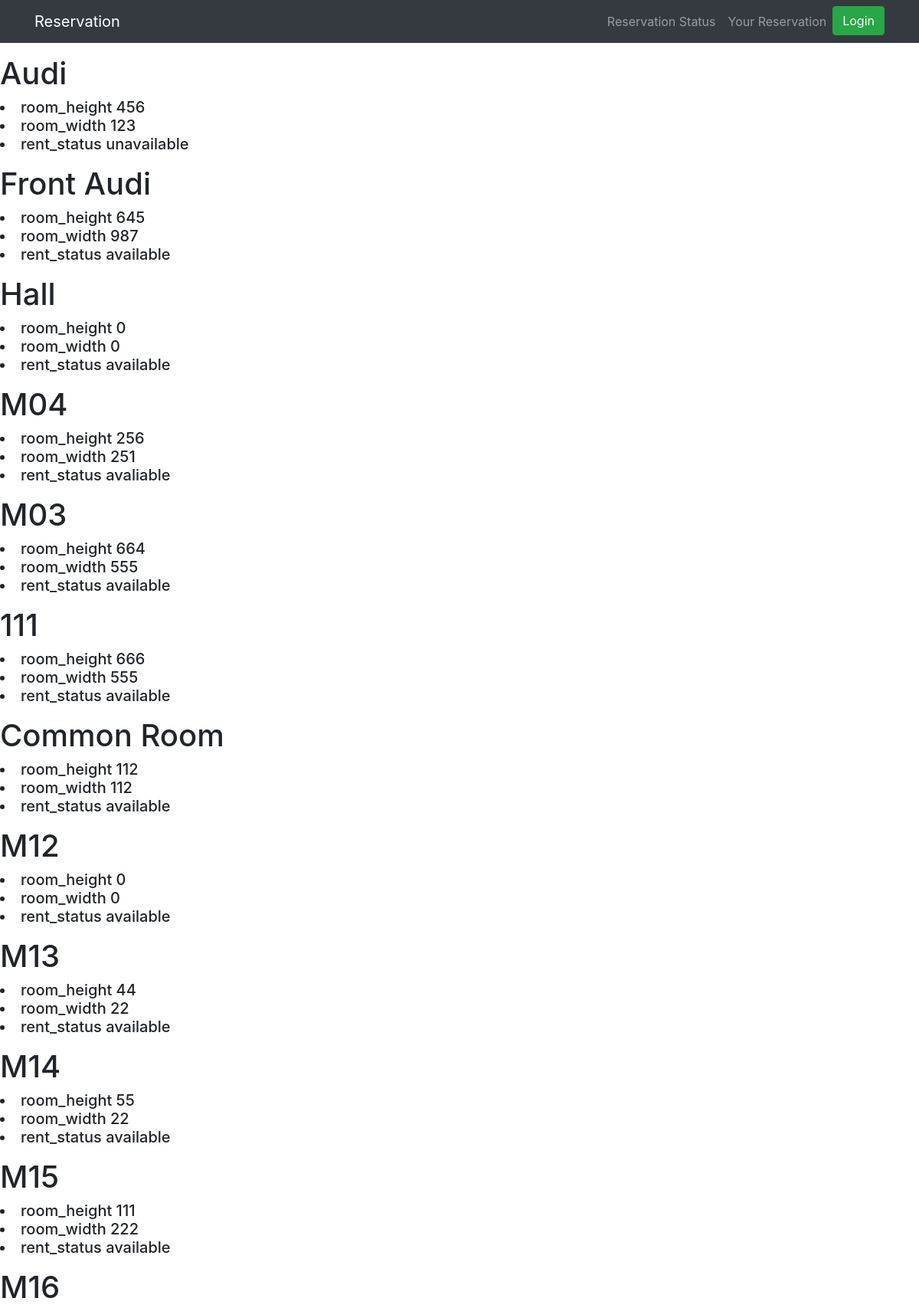
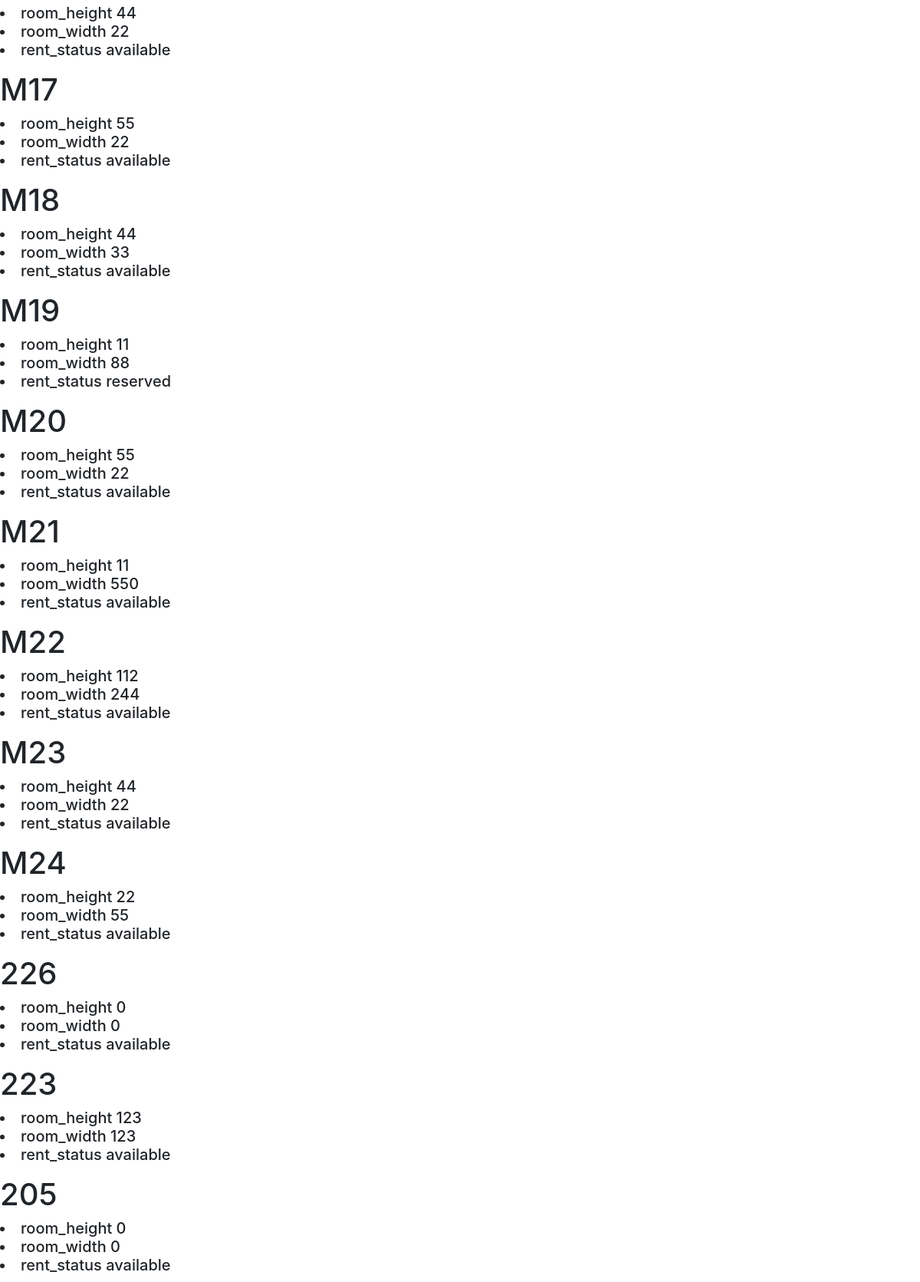
Screenshot of /reservation_room/ (upper part) with the database file from the repository (2 pictures, top to bottom).
### blog/models.py (models this page shows, shortened)
class room(models.Model):
    roomname = models.CharField(max_length=100 , default = 'roomname')
    isavaliable = (('available','available') , ('unavailable','unavailable') , ('pending' , 'pending'), ('reserved', 'reserved'))
    status = models.CharField(max_length = 15 , default = 'available', choices=isavaliable)
    width = models.IntegerField(default = 0)
    height = models.IntegerField(default = 0)
    slug = models.SlugField(max_length=100 , default = 'roomname')
    svgpath = models.CharField(max_length = 3000 , default = "PATH")
    floor = models.IntegerField(default = 1)
    note = models.CharField(max_length = 10, default = "")

### project/views.py (the view, shortened to what this page needs)
# urls.py: path('reservation_room/' , views.room_detail , name= 'reservation_room'),
def room_detail(request):
    rooms = room.objects.all()
    return render(request , 'blog/reservation_room.html' , {'rooms' : rooms})

### templates/blog/reservation_room.html (shortened to what this page needs)
{% extends 'base.html' %}
{% block content %}
{% for room in rooms %}
<p class="wewew"> <h1>{{ room.roomname }}</h1>
<h5>  <li> room_height {{room.height}} </li>
  <li> room_width {{room.width}} </li>
  <li>rent_status {{room.status}} </li> </h5>
</p>
{% endfor %}
{% endblock %}

### static/css/1-col-portfolio.css (style rules this page uses)
body { padding-top: 54px; }
@media (min-width: 992px) { body { padding-top: 56px; } }

### rows the page displays
room: roomname "Audi", height "456", width "123", status "unavailable"
room: roomname "Front Audi", height "645", width "987", status "available"
room: roomname "Hall", height "0", width "0", status "available"
room: roomname "M04", height "256", width "251", status "avaliable"
room: roomname "M03", height "664", width "555", status "available"
room: roomname "111", height "666", width "555", status "available"
room: roomname "Common Room", height "112", width "112", status "available"
room: roomname "M12", height "0", width "0", status "available"
room: roomname "M13", height "44", width "22", status "available"
room: roomname "M14", height "55", width "22", status "available"
room: roomname "M15", height "111", width "222", status "available"
room: roomname "M16", height "44", width "22", status "available"
room: roomname "M17", height "55", width "22", status "available"
room: roomname "M18", height "44", width "33", status "available"
room: roomname "M19", height "11", width "88", status "reserved"
room: roomname "M20", height "55", width "22", status "available"
room: roomname "M21", height "11", width "550", status "available"
room: roomname "M22", height "112", width "244", status "available"
room: roomname "M23", height "44", width "22", status "available"
room: roomname "M24", height "22", width "55", status "available"
room: roomname "226", height "0", width "0", status "available"
room: roomname "223", height "123", width "123", status "available"
room: roomname "205", height "0", width "0", status "available"
